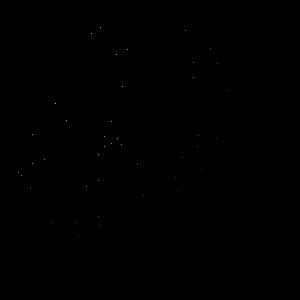
Frame 1 (no input)
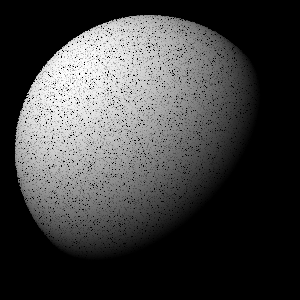
Frame 60 (the mouse pressed at the canvas centre just before this capture)
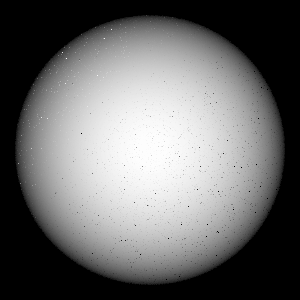
Frame 120 (the mouse held since frame 60 and released just before this capture)

The Processing sketch that drew these frames (run headless with seeded random() and noise(); from frame 60 on, the mouse is pressed at the canvas centre):

// Processing sketch: Shade
// ── Shade.pde
PVector L;

void setup() {
  size(300, 300);
  colorMode(HSB, 1, 1, 1);
  background(0);
  L = new PVector(1, 1, 1);
}

float ray(PVector from, PVector to) {
  /*
  x^2+y^2+z^2 = r^2
  (x, y, z) = from + t(to - from)
            = P + tQ
            = (Px + tQx, Py + tQy, Pz + tQz)
    Px^2+2tPxQx+(tQx)^2
  + Py^2+2tPyQy+(tQy)^2
  + Pz^2+2tPzQz+(tQz)^2 = r^2
  = (Qx^2+Qy^2+Qz^2)t^2
    + 2(PxQx+PyQy+PzQz)t
    + Px^2+Py^2+Pz^2
  = (|Q|^2)t^2 + 2(P・Q)t + |P|^2
  (|Q|^2)t^2 + 2(P・Q)t + (|P|^2-r^2) = 0
  t = -b±sqrt(b^2-4ac)/2a
  */
  float r = 1;
  PVector P = from.get();
  PVector Q = PVector.sub(to, from);
  float a = Q.magSq();
  float b = 2*P.dot(Q);
  float c = P.magSq() - sq(r);
  float det = sq(b) - 4*a*c;
  if (det < 0) {
    return 0;
  }
  float d = sqrt(det);
  float t = min((-b+d)/(2*a), (-b-d)/(2*a));
  float x = P.x + t*Q.x;
  float y = P.y + t*Q.y;
  float z = P.z + t*Q.z;
  
  PVector N = new PVector(x, y, z);
  N.normalize(); 
  return L.dot(N);
}

void drawPoint() {
  float px = random(width);
  float py = random(height);
  float x = map(px, 0, width, -1, 1);
  float y = map(py, 0, height, 1, -1);
  PVector from = new PVector(0, 0, -100);
  PVector to = new PVector(x, y, -10);
  L = new PVector(map(mouseX, 0, width, -1, 1),
                  map(mouseY, 0, height, 1, -1),
                  -1);
  L.normalize();
  float b = ray(from, to);
  stroke(0, 0, b);
  point(px, py);
}

void draw() {
  int start = millis();
  while (millis() - start < 15) {
    drawPoint();
  }
}
